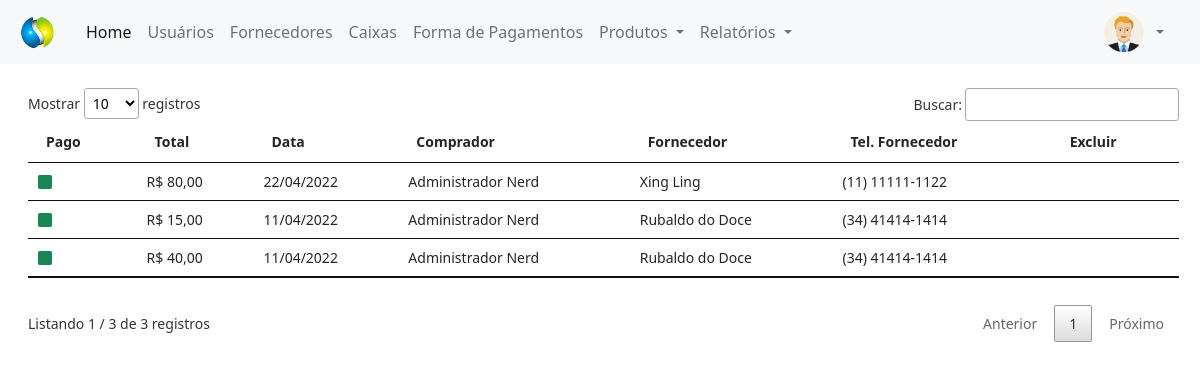
Page /painel-adm/index.php?pagina=compras (signed in) on the earlier database version.
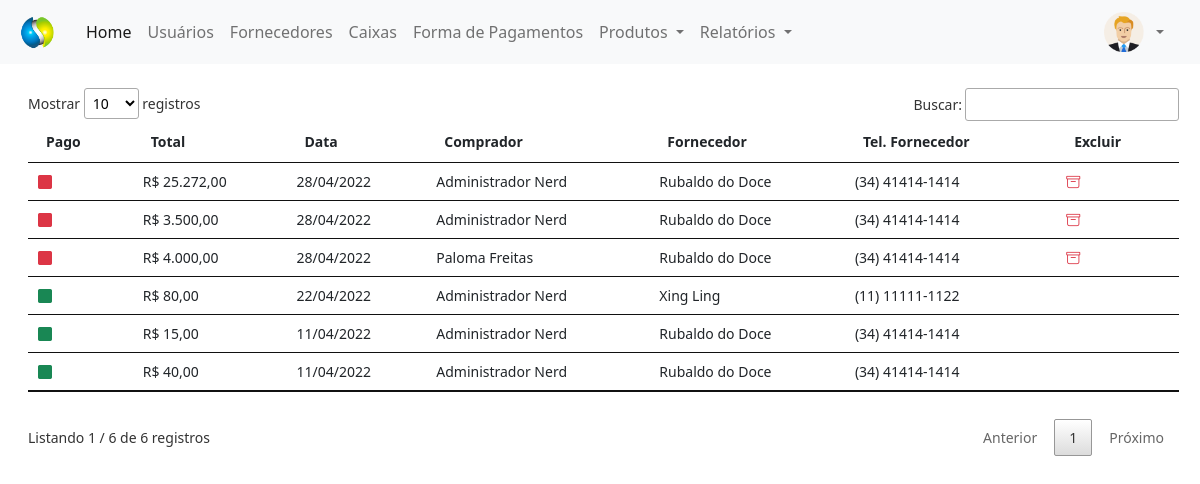
Same page on the later database version.
### tables this page shows
CREATE TABLE `compras` (
  `id` int(11) NOT NULL,
  `total` decimal(8,2) NOT NULL,
  `data` date NOT NULL,
  `usuario` int(11) NOT NULL,
  `fornecedor` int(11) NOT NULL,
  `pago` varchar(5) NOT NULL
);

CREATE TABLE `usuarios` (
  `id` int(11) NOT NULL,
  `nome` varchar(80) NOT NULL,
  `email` varchar(80) NOT NULL,
  `cpf` varchar(15) NOT NULL,
  `senha` varchar(20) NOT NULL,
  `nivel` varchar(20) NOT NULL
);

CREATE TABLE `fornecedores` (
  `id` int(11) NOT NULL,
  `nome` varchar(80) NOT NULL,
  `tipo_pessoa` varchar(20) NOT NULL,
  `cpf` varchar(20) DEFAULT NULL,
  `email` varchar(80) DEFAULT NULL,
  `telefone` varchar(30) DEFAULT NULL,
  `endereco` varchar(80) DEFAULT NULL
);

### painel-adm/compras.php (the view, shortened to what this page needs)
<?php
require_once('../conexao.php');
$pag = 'compras';
?>
<div class="mt-4" style="margin-right: 25px">
    <?php
    $query_tab = $pdo->query("SELECT * FROM compras order by id desc");
    $res_tab = $query_tab->fetchAll(PDO::FETCH_ASSOC);
    $total_reg_tab = @count($res_tab);
    if ($total_reg_tab > 0) {
    ?>
        <small>
            <table id="usuarios" class="table table-hover my-4" style="width:100%">
                <thead>
                    <tr>
                        <th>Pago</th>
                        <th>Total</th>
                        <th>Data</th>
                        <th>Comprador</th>
                        <th>Fornecedor</th>
                        <th>Tel. Fornecedor</th>
                        <th>Excluir</th>
                    </tr>
                </thead>
                <tbody>
                    <?php
                    for ($i = 0; $i < $total_reg_tab; $i++) {
                        $data = $res_tab[$i]['data'];
                        $id_usuario = $res_tab[$i]['usuario'];
                        $query_usuario = $pdo->query("SELECT * FROM usuarios WHERE id = '$id_usuario'");
                        $res_usuario = $query_usuario->fetchAll(PDO::FETCH_ASSOC);
                        $total_reg_usuario = @count($res_usuario);
                        if ($total_reg_usuario > 0) {
                            $nome_usuario = $res_usuario[0]['nome'];
                        }
                        $id_fornecedor = $res_tab[$i]['fornecedor'];
                        $query_fornecedor = $pdo->query("SELECT * FROM fornecedores WHERE id = '$id_fornecedor'");
                        $res_fornecedor = $query_fornecedor->fetchAll(PDO::FETCH_ASSOC);
                        $total_reg_fornecedor = @count($res_fornecedor);
                        if ($total_reg_fornecedor > 0) {
                            $nome_fornecedor = $res_fornecedor[0]['nome'];
                            $telefone_fornecedor = $res_fornecedor[0]['telefone'];
                        }
                        if ($res_tab[$i]['pago'] == 'Sim') {
                            $classe = 'text-success';
                        } else {
                            $classe = 'text-danger';
                        }
                    ?>
                        <tr>
                            <td>
                                <i class="bi bi-square-fill <?php echo $classe; ?>"></i>
                            </td>
                            <td>
                                R$ <?php echo number_format($res_tab[$i]['total'], 2, ',', '.'); ?>
                            </td>
                            <td>
                                <?php echo implode('/', array_reverse(explode('-', $data)));
                                ?>
                            </td>
                            <td>
                                <?php echo $nome_usuario; ?>
                            </td>
                            <td>
                                <?php echo $nome_fornecedor; ?>
                            </td>
                            <td>
                                <?php echo $telefone_fornecedor; ?>
                            </td>
                            <td>
                                <?php
                                if ($res_tab[$i]['pago'] != 'Sim') {
                                ?>
                                    <a href="index.php?pagina=<?php echo $pag; ?>&funcao=deletar&id=<?php echo $res_tab[$i]['id']; ?>" type="button" title="Excluir Registro" style="text-decoration: none">
                                        <i class="bi bi-archive text-danger me-2"></i>
                                    </a>
                                <?php } ?>
                            </td>
                        </tr>
                    <?php }
                    ?>
                </tbody>
            </table>
        </small>
    <?php } else {
        echo "Não existem dados para serem exibidos!";
    } ?>
</div>

### painel-adm/index.php (shortened to what this page needs)
<?php
$menu1 = 'home';
$menu2 = 'usuarios';
$menu3 = 'fornecedores';
$menu4 = 'categorias';
$menu5 = 'produtos';
$menu6 = 'compras';
$menu7 = 'caixas';
$menu8 = 'forma_pgtos';
?>
<!DOCTYPE html>
<html lang="en">
<head>
    <link href="https://cdn.jsdelivr.net/npm/bootstrap@5.1.3/dist/css/bootstrap.min.css" rel="stylesheet">
    <link rel="stylesheet" href="https://cdn.jsdelivr.net/npm/bootstrap-icons@1.8.0/font/bootstrap-icons.css">
    <link rel="stylesheet" type="text/css" href="../vendor/DataTables/datatables.min.css">
</head>
<body>
    <nav class="navbar navbar-expand-lg navbar-light bg-light">
        <div class="container-fluid">
            <a class="navbar-brand" href="index.php">
                <img src="../img/logo.png" width="50px">
            </a>
            <div class="collapse navbar-collapse" id="navbarSupportedContent">
                <ul class="navbar-nav me-auto mb-2 mb-lg-0">
                    <li class="nav-item">
                        <a class="nav-link active" aria-current="page" href="index.php?pagina=<?php echo $menu1; ?>">Home</a>
                    </li>
                    <li class="nav-item">
                        <a class="nav-link" href="index.php?pagina=<?php echo $menu2; ?>">Usuários</a>
                    </li>
                    <li class="nav-item">
                        <a class="nav-link" href="index.php?pagina=<?php echo $menu3; ?>">Fornecedores</a>
                    </li>
                    <li class="nav-item">
                        <a class="nav-link" href="index.php?pagina=<?php echo $menu7; ?>">Caixas</a>
                    </li>
                    <li class="nav-item">
                        <a class="nav-link" href="index.php?pagina=<?php echo $menu8; ?>">Forma de Pagamentos</a>
                    </li>
                    <li class="nav-item dropdown">
                        <a class="nav-link dropdown-toggle" href="#" id="navbarDropdown" role="button" data-bs-toggle="dropdown" aria-expanded="false">
                            Produtos
                        </a>
                    </li>
                    <li class="nav-item dropdown">
                        <a class="nav-link dropdown-toggle" href="#" id="navbarDropdown" role="button" data-bs-toggle="dropdown" aria-expanded="false">
                            Relatórios
                        </a>
                    </li>
                </ul>
                <div class="d-flex mx-3">
                    <img src="../img/icone-user.png" alt="Usuário" width="40px" height="40px">
                    <div class="collapse navbar-collapse" id="navbarNavDarkDropdown">
                        <ul class="navbar-nav">
                            <li class="nav-item dropdown">
                                <a class="nav-link dropdown-toggle" href="#" id="navbarDarkDropdownMenuLink" role="button" data-bs-toggle="dropdown" aria-expanded="false">
                                </a>
                            </li>
                        </ul>
                    </div>
                </div>
            </div>
        </div>
    </nav>
</body>
<div class="container-fluid mt-2 mx-3">
    <?php
    if (@$_GET['pagina'] == $menu1) {
        require_once($menu1 . '.php');
    } else if (@$_GET['pagina'] == $menu2) {
        require_once($menu2 . '.php');
    } else if (@$_GET['pagina'] == $menu3) {
        require_once($menu3 . '.php');
    } else if (@$_GET['pagina'] == $menu4) {
        require_once($menu4 . '.php');
    } else if (@$_GET['pagina'] == $menu5) {
        require_once($menu5 . '.php');
    } else if (@$_GET['pagina'] == $menu6) {
        require_once($menu6 . '.php');
    } else if (@$_GET['pagina'] == $menu7) {
        require_once($menu7 . '.php');
    } else if (@$_GET['pagina'] == $menu8) {
        require_once($menu8 . '.php');
    } else {
        require_once($menu1 . '.php');
    }
    ?>
</div>
</html>

Differences in the rows shown:
added compras: total "25.272,00", data "28/04/2022", usuarios.nome "Administrador Nerd", fornecedores.nome "Rubaldo do Doce", fornecedores.telefone "(34) 41414-1414"
added compras: total "3.500,00", data "28/04/2022", usuarios.nome "Administrador Nerd", fornecedores.nome "Rubaldo do Doce", fornecedores.telefone "(34) 41414-1414"
added compras: total "4.000,00", data "28/04/2022", usuarios.nome "Paloma Freitas", fornecedores.nome "Rubaldo do Doce", fornecedores.telefone "(34) 41414-1414"
Other differences:
text written by a page script: "Mostrar registros Buscar: Listando 1 / 3 de 3 registros Anterior 1 Próximo" → "Mostrar registros Buscar: Listando 1 / 6 de 6 registros Anterior 1 Próximo"
